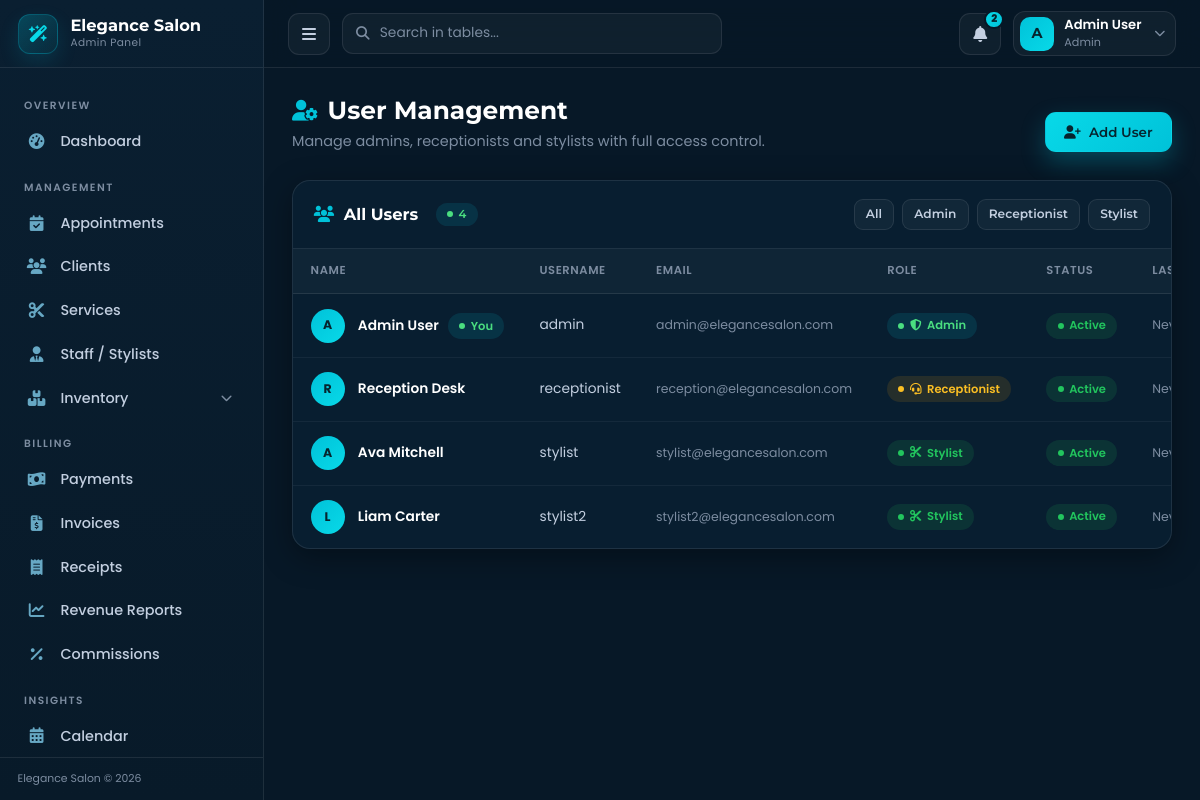
The page /admin/users.php (signed in) on the database its author committed.
### tables this page shows
CREATE TABLE `users` (
    `user_id` INT UNSIGNED NOT NULL AUTO_INCREMENT,
    `role_id` INT UNSIGNED NOT NULL,
    `first_name` VARCHAR(100) NOT NULL,
    `last_name` VARCHAR(100) NOT NULL,
    `username` VARCHAR(50) DEFAULT NULL,
    `email` VARCHAR(255) NOT NULL,
    `password` VARCHAR(255) NOT NULL,
    `phone` VARCHAR(20) DEFAULT NULL,
    `avatar` VARCHAR(500) DEFAULT NULL,
    `is_active` TINYINT(1) NOT NULL DEFAULT 1,
    `remember_token` VARCHAR(255) DEFAULT NULL,
    `remember_expires` DATETIME DEFAULT NULL,
    `last_login` TIMESTAMP NULL DEFAULT NULL,
    `created_at` TIMESTAMP NOT NULL DEFAULT CURRENT_TIMESTAMP,
    `updated_at` TIMESTAMP NOT NULL DEFAULT CURRENT_TIMESTAMP ON UPDATE CURRENT_TIMESTAMP,
    PRIMARY KEY (`user_id`),
    UNIQUE KEY `uk_user_email` (`email`),
    UNIQUE KEY `uk_user_username` (`username`),
    UNIQUE KEY `uk_user_remember_token` (`remember_token`),
    KEY `fk_users_role` (`role_id`),
    CONSTRAINT `fk_users_role` FOREIGN KEY (`role_id`) REFERENCES `roles` (`role_id`) ON DELETE RESTRICT ON UPDATE CASCADE
);

CREATE TABLE `roles` (
    `role_id` INT UNSIGNED NOT NULL AUTO_INCREMENT,
    `role_name` VARCHAR(50) NOT NULL,
    `description` VARCHAR(255) DEFAULT NULL,
    `created_at` TIMESTAMP NOT NULL DEFAULT CURRENT_TIMESTAMP,
    `updated_at` TIMESTAMP NOT NULL DEFAULT CURRENT_TIMESTAMP ON UPDATE CURRENT_TIMESTAMP,
    PRIMARY KEY (`role_id`),
    UNIQUE KEY `uk_role_name` (`role_name`)
);

### includes/auth.php (called while the page is built, shortened)
<?php
function currentUserId()
{
    return $_SESSION['user_id'] ?? null;
}
function getUserById(int $userId): ?array
{
    $db = getDBConnection();
    $stmt = $db->prepare("
        SELECT u.user_id, u.username, u.first_name, u.last_name, u.email, u.phone,
               u.avatar, u.role_id, u.is_active, u.last_login, u.created_at, u.updated_at,
               r.role_name
        FROM users u
        JOIN roles r ON r.role_id = u.role_id
        WHERE u.user_id = :id
        LIMIT 1
    ");
    $stmt->execute([':id' => $userId]);
    $user = $stmt->fetch();
    return $user ?: null;
}
function roleLabel(string $role): string
{
    switch ($role) {
        case 'admin':        return 'Admin';
        case 'receptionist': return 'Receptionist';
        case 'stylist':      return 'Stylist';
    }
}

### includes/functions.php (called while the page is built, shortened)
<?php
require_once __DIR__ . '/auth.php';
function sanitize($input) {
    return htmlspecialchars(trim($input), ENT_QUOTES, 'UTF-8');
}

### admin/users.php (the view, shortened to what this page needs)
<?php
require_once __DIR__ . '/../includes/functions.php';
$activeMenu = 'users';
$db = getDBConnection();
$roleFilter = $_GET['role'] ?? '';
$sql = "
    SELECT u.user_id, u.username, u.first_name, u.last_name, u.email, u.phone,
           u.role_id, u.is_active, u.last_login, u.created_at, r.role_name
    FROM users u
    JOIN roles r ON r.role_id = u.role_id
";
$params = [];
$sql .= " ORDER BY u.created_at DESC";
$stmt = $db->prepare($sql);
$stmt->execute($params);
$users = $stmt->fetchAll();
$roleTotal = $db->query("SELECT COUNT(*) FROM users JOIN roles r ON r.role_id = users.role_id WHERE r.role_name = 'admin'")->fetchColumn();
?>
<?php require_once __DIR__ . '/includes/header.php'; ?>
<div class="page-head">
    <div class="page-head-title">
        <h1><i class="fas fa-user-gear"></i> User Management</h1>
        <p>Manage admins, receptionists and stylists with full access control.</p>
    </div>
    <a href="<?php echo SITE_URL; ?>/admin/user-add.php" class="btn-admin btn-cyan"><i class="fas fa-user-plus"></i> Add User</a>
</div>
<div class="admin-card">
    <div class="card-header-custom">
        <h5><i class="fas fa-users"></i> All Users <span class="status-badge confirmed" style="margin-left:.5rem;"><?php echo count($users); ?></span></h5>
        <div class="d-flex gap-2 flex-wrap">
            <a href="<?php echo SITE_URL; ?>/admin/users.php" class="btn-admin btn-outline btn-xs <?php echo $roleFilter === '' ? 'bg-opacity-25' : ''; ?>">All</a>
            <a href="<?php echo SITE_URL; ?>/admin/users.php?role=admin" class="btn-admin btn-outline btn-xs">Admin</a>
            <a href="<?php echo SITE_URL; ?>/admin/users.php?role=receptionist" class="btn-admin btn-outline btn-xs">Receptionist</a>
            <a href="<?php echo SITE_URL; ?>/admin/users.php?role=stylist" class="btn-admin btn-outline btn-xs">Stylist</a>
        </div>
    </div>
    <?php if (empty($users)): ?>
    <div class="empty-state">
        <i class="fas fa-user-slash"></i>
        <h5>No users found</h5>
        <p>Create your first team member to get started.</p>
        <a href="<?php echo SITE_URL; ?>/admin/user-add.php" class="btn-admin btn-cyan"><i class="fas fa-plus"></i> Add User</a>
    </div>
    <?php else: ?>
    <div class="table-scroll">
        <table class="admin-table">
            <thead>
                <tr>
                    <th>Name</th>
                    <th>Username</th>
                    <th>Email</th>
                    <th>Role</th>
                    <th>Status</th>
                    <th>Last Login</th>
                </tr>
            </thead>
            <tbody>
                <?php foreach ($users as $user): ?>
                <?php
                $isSelf = (int)$user['user_id'] === currentUserId();
                $badgeRole = $user['role_name'] === 'admin' ? 'confirmed' : ($user['role_name'] === 'stylist' ? 'paid' : 'pending');
                $roleIcon  = $user['role_name'] === 'admin' ? 'fa-shield-halved' : ($user['role_name'] === 'stylist' ? 'fa-scissors' : 'fa-headset');
                ?>
                <tr>
                    <td>
                        <span class="table-avatar"><?php echo strtoupper(mb_substr($user['first_name'], 0, 1)); ?></span>
                        <span class="cell-strong"><?php echo sanitize($user['first_name'] . ' ' . $user['last_name']); ?></span>
                        <?php if ($isSelf): ?><span class="status-badge confirmed" style="margin-left:.35rem;">You</span><?php endif; ?>
                    </td>
                    <td><?php echo sanitize($user['username'] ?? '—'); ?></td>
                    <td class="cell-sub"><?php echo sanitize($user['email']); ?></td>
                    <td><span class="status-badge <?php echo $badgeRole; ?>"><i class="fas <?php echo $roleIcon; ?>"></i> <?php echo ucfirst(roleLabel($user['role_name'])); ?></span></td>
                    <td>
                        <span class="status-badge <?php echo $user['is_active'] ? 'active' : 'inactive'; ?>">
                            <?php echo $user['is_active'] ? 'Active' : 'Inactive'; ?>
                        </span>
                    </td>
                    <td><span class="cell-sub"><?php echo !empty($user['last_login']) ? formatDate($user['last_login'], 'M d, Y') : 'Never'; ?></span></td>
                </tr>
                <?php endforeach; ?>
            </tbody>
        </table>
    </div>
    <?php endif; ?>
</div>
<?php require_once __DIR__ . '/includes/footer.php'; ?>

### admin/includes/header.php (shortened to what this page needs)
<?php
require_once __DIR__ . '/../../includes/functions.php';
$adminUser = getUserById(currentUserId());
$adminName  = trim($adminUser['first_name'] . ' ' . $adminUser['last_name']) ?: 'Admin';
$adminRoleLabel = roleLabel($adminUser['role_name']);
$adminInitial = strtoupper(mb_substr(trim($adminUser['first_name']), 0, 1)) ?: 'A';
$activeMenu = $activeMenu ?? basename($_SERVER['PHP_SELF'], '.php');
$unreadCount = 0;
try {
    $db = getDBConnection();
    $stmt = $db->prepare("SELECT COUNT(*) AS c FROM notifications WHERE is_read = 0 AND (user_id = :uid OR user_id IS NULL)");
    $stmt->execute([':uid' => $adminUser['user_id']]);
    $unreadCount = (int)$stmt->fetch()['c'];
} catch (PDOException $e) {
    $unreadNotifications = [];
}
?>
<!DOCTYPE html>
<html lang="en">
<head>
    <link href="https://cdn.jsdelivr.net/npm/bootstrap@5.3.2/dist/css/bootstrap.min.css" rel="stylesheet">
    <link rel="stylesheet" href="https://cdnjs.cloudflare.com/ajax/libs/font-awesome/6.5.1/css/all.min.css">
    <link rel="stylesheet" href="<?php echo SITE_URL; ?>/admin/assets/css/admin.css">
</head>
<body class="admin-body">
<div class="admin-layout">
    <?php require_once __DIR__ . '/sidebar.php'; ?>
    <div class="admin-main">
        <header class="admin-topbar">
            <div class="topbar-left">
                <button class="topbar-toggle" data-admin-toggle aria-label="Toggle sidebar">
                    <i class="fas fa-bars"></i>
                </button>
                <div class="topbar-search">
                    <i class="fas fa-magnifying-glass"></i>
                    <input type="text" data-table-search=".admin-table" placeholder="Search in tables...">
                </div>
            </div>
            <div class="topbar-right">
                <div class="dropdown">
                    <button class="topbar-icon-btn" data-bs-toggle="dropdown" aria-expanded="false" aria-label="Notifications">
                        <i class="fas fa-bell"></i>
                        <?php if ($unreadCount > 0): ?>
                        <span class="notif-dot"><?php echo min($unreadCount, 99); ?></span>
                        <?php endif; ?>
                    </button>
                </div>
                <div class="dropdown">
                    <button class="profile-btn" data-bs-toggle="dropdown" aria-expanded="false">
                        <span class="profile-avatar"><?php echo $adminInitial; ?></span>
                        <span class="profile-meta">
                            <b><?php echo sanitize($adminName); ?></b>
                            <span><?php echo sanitize($adminRoleLabel); ?></span>
                        </span>
                        <i class="fas fa-chevron-down"></i>
                    </button>
                </div>
            </div>
        </header>
        <main class="admin-content">

### admin/includes/sidebar.php (shortened to what this page needs)
<?php
function adminSidebarIsActive(string $key): bool
{
    global $activeMenu;
    return $activeMenu === $key;
}
?>
<aside class="admin-sidebar">
    <div class="sidebar-brand">
        <div class="sidebar-logo"><i class="fas fa-wand-magic-sparkles"></i></div>
        <div>
            <div class="sidebar-brand-name">Elegance Salon</div>
            <div class="sidebar-brand-sub">Admin Panel</div>
        </div>
    </div>
    <div class="sidebar-scroll">
        <ul class="sidebar-nav">
            <?php foreach ($adminSidebarMenu as $groupLabel => $sidebarItems): ?>
                <li class="sidebar-group-label">
                    <?php echo $groupLabel === 'main' ? 'Overview' : $groupLabel; ?>
                </li>
                <?php foreach ($sidebarItems as $sidebarItem):
                    $isActive = adminSidebarIsActive($sidebarItem['key']);
                    $hasChildren = !empty($sidebarItem['children']);
                ?>
                <?php if ($hasChildren): ?>
                <li class="sidebar-has-sub <?php echo $isActive ? 'open' : ''; ?>">
                    <span class="sidebar-link sub-parent <?php echo $isActive ? 'active' : ''; ?>" tabindex="0" role="button">
                        <i class="fas <?php echo $sidebarItem['icon']; ?>"></i>
                        <span><?php echo $sidebarItem['label']; ?></span>
                        <i class="fas fa-chevron-down sub-arrow"></i>
                    </span>
                </li>
                <?php else: ?>
                <li>
                    <a class="sidebar-link <?php echo $isActive ? 'active' : ''; ?>"
href="<?php echo SITE_URL; ?>/<?php echo $sidebarItem['url']; ?>"
                        title="<?php echo $sidebarItem['label']; ?>">
                        <i class="fas <?php echo $sidebarItem['icon']; ?>"></i>
                        <span><?php echo $sidebarItem['label']; ?></span>
                    </a>
                </li>
                <?php endif; ?>
                <?php endforeach; ?>
            <?php endforeach; ?>
        </ul>
    </div>
    <div class="sidebar-footer">
        Elegance Salon &copy; <?php echo date('Y'); ?>
    </div>
</aside>

### admin/includes/footer.php (shortened to what this page needs)
        </main>
    </div>
</div>
</body>
</html>

### rows shown on the page
users: first_name "A", adminName "Admin User", role.role_name "Admin", first_name+last_name "Admin User", shows "You", username "admin", email "admin@elegancesalon.com", is_active "Active", shows "Never"
users: first_name "R", first_name+last_name "Reception Desk", username "receptionist", email "reception@elegancesalon.com", role.role_name "Receptionist", is_active "Active", shows "Never"
users: first_name "A", first_name+last_name "Ava Mitchell", username "stylist", email "stylist@elegancesalon.com", role.role_name "Stylist", is_active "Active", shows "Never"
users: first_name "L", first_name+last_name "Liam Carter", username "stylist2", email "stylist2@elegancesalon.com", role.role_name "Stylist", is_active "Active", shows "Never"

### other values the page prints
$sidebarItem['label'] "Dashboard"
$groupLabel "MANAGEMENT"
$sidebarItem['label'] "Appointments"
$sidebarItem['label'] "Clients"
$sidebarItem['label'] "Services"
$sidebarItem['label'] "Staff / Stylists"
$sidebarItem['label'] "Inventory"
$groupLabel "BILLING"
$sidebarItem['label'] "Payments"
$sidebarItem['label'] "Invoices"
$sidebarItem['label'] "Receipts"
$sidebarItem['label'] "Revenue Reports"
$sidebarItem['label'] "Commissions"
$groupLabel "INSIGHTS"
$sidebarItem['label'] "Calendar"
